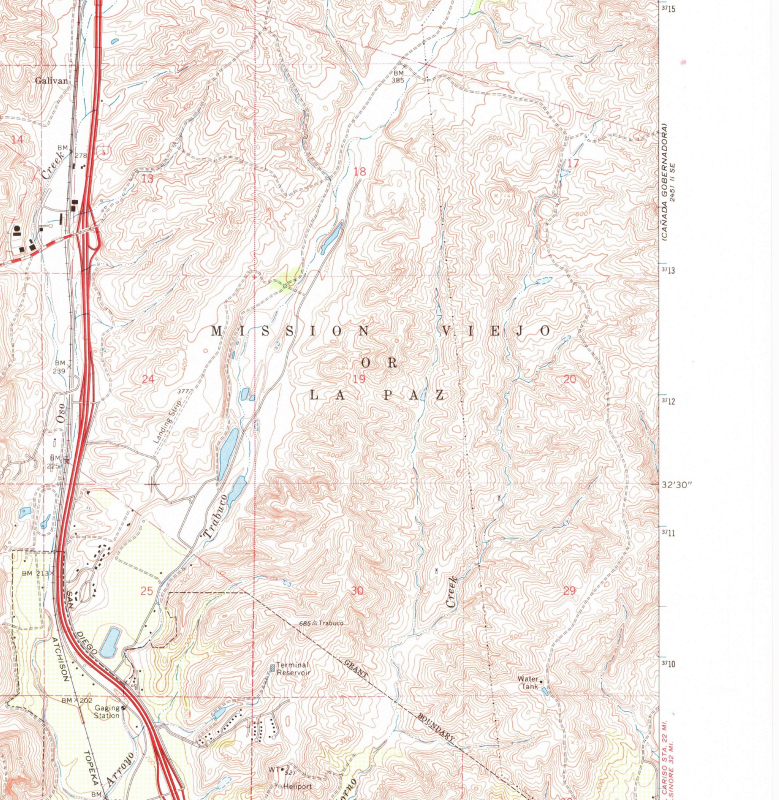
#> input picture research/historical_imagery/03_topo_1968_footprint.jpg, 2336 x 2400 px, found by its file name (shown at 1/3 size)
$ python extract_topo_water.py
#> lines starting #> are read from the running program, lines starting #| are printed output that depends on the picture; after the words box and inside, x2 and y2 are one past the last pixel; in counts of white or black regions, pixels touching at a corner belong together; long printed decimals are rounded
#!/usr/bin/env python3
"""Extract cartographer-drawn water bodies from the 1968 USGS quad.

USGS prints hydrography in a distinct cyan. Thresholding on that ink recovers exactly the
features a field surveyor chose to map — stock ponds, reservoirs, tanks — which is a far
stronger source than blob-detecting an aerial frame. Every polygon returned here was drawn
by a surveyor who visited the ground.

The sheet is cropped to the project footprint, so pixel -> lon/lat is a linear map.
"""
import json, math, os
import numpy as np
from PIL import Image
from scipy import ndimage

ROOT = "/Users/andystavros/Ladera-Ranch"
SRC = os.path.join(ROOT, "research", "historical_imagery", "03_topo_1968_footprint.jpg")
W, E, S, N = -117.680, -117.616, 33.520, 33.575

CLAT, CLON = 33.5467, -117.6403
DLAT, DLON = 1.0/69.0, 1.25/(69.0*math.cos(math.radians(33.5467)))
ZA = (CLON-DLON, CLAT-DLAT, CLON+DLON, CLAT+DLAT)

im = Image.open(SRC).convert("RGB")
#> im is the input picture: PIL image 2336x2400 RGB; mean R, G, B 243, 235, 229.8
a = np.asarray(im).astype(np.int16)
h, w = a.shape[:2]
#> h = 2400; w = 2336
mpp_x = (E-W)*111320*math.cos(math.radians(CLAT))/w
#> mpp_x = 2.54
mpp_y = (N-S)*110540/h
#> mpp_y = 2.53
print(f"sheet {w}x{h}  {mpp_x:.2f} x {mpp_y:.2f} m/px")
#| sheet 2336x2400  2.54 x 2.53 m/px

R, G, B = a[..., 0], a[..., 1], a[..., 2]
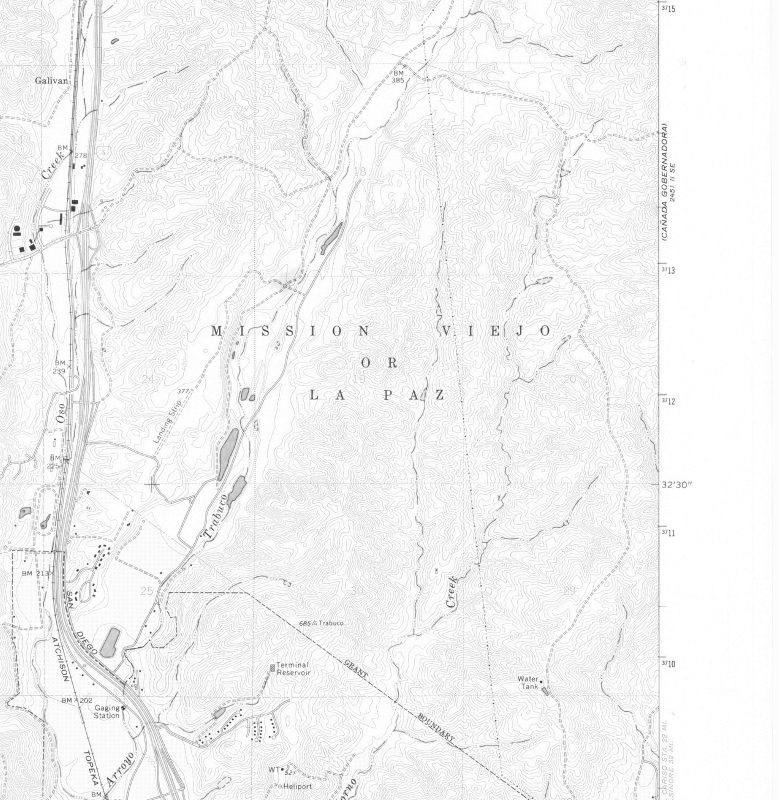
#> R: shape (2400, 2336) int16 (shown at 1/3 size); min 14, max 255, mean 243
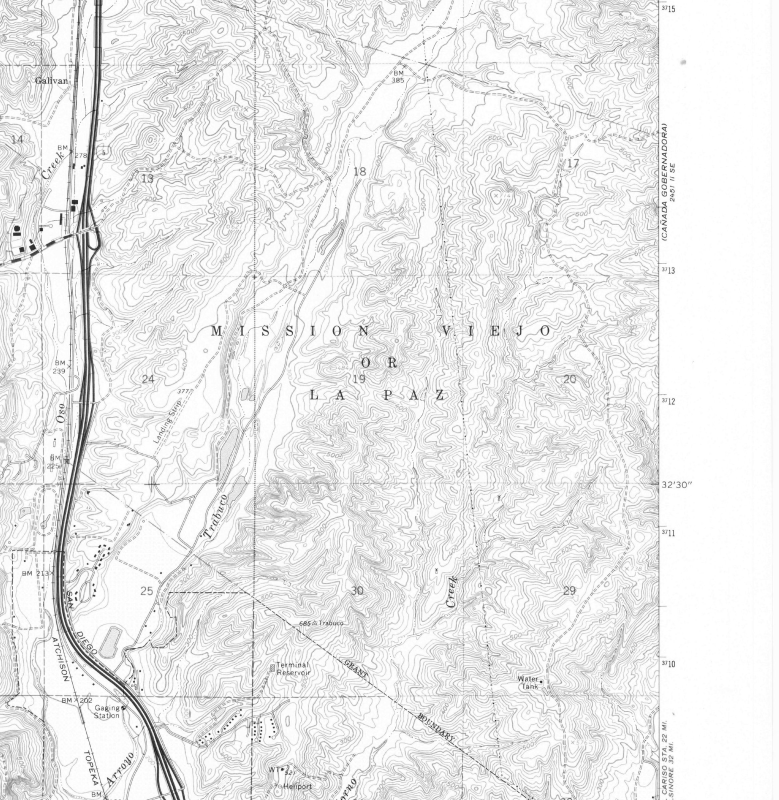
#> G: shape (2400, 2336) int16 (shown at 1/3 size); min 0, max 255, mean 235
# USGS water tint: blue clearly dominant over red, and not the near-white paper.
water = (B - R > 26) & (B - G > 8) & (B > 118) & (R < 215)
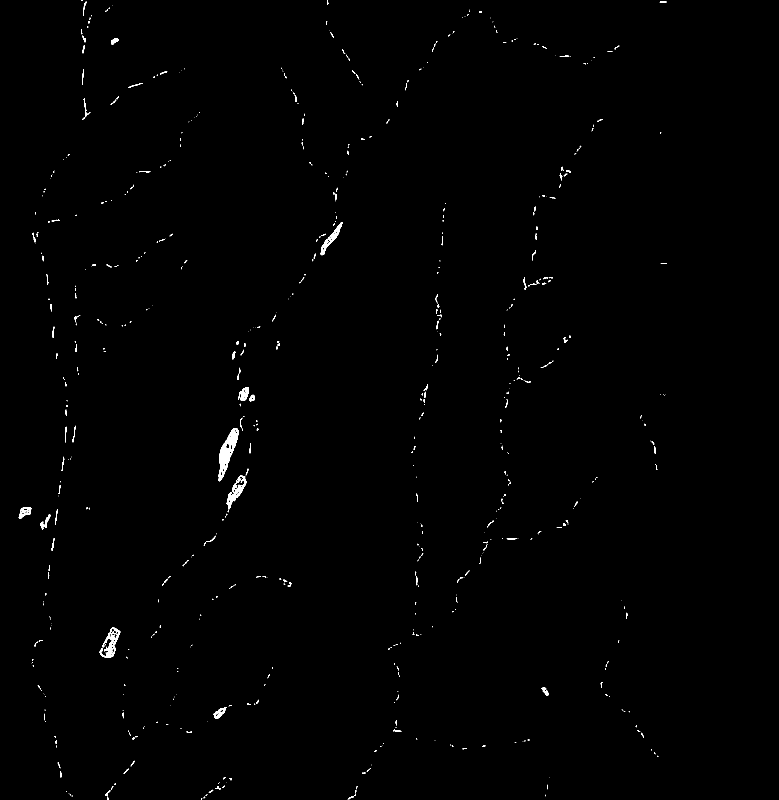
#> water: shape (2400, 2336) bool (shown at 1/3 size); 0.41% white; 682 white regions (479 under 20 px), largest, box (x1, y1, x2, y2) and area: (655, 1284, 716, 1444) 3445, (299, 1882, 361, 1973) 1779, (680, 1426, 740, 1529) 1717
water = ndimage.binary_closing(water, np.ones((3, 3)))
#> water: shape (2400, 2336) bool; 0.44% white; 626 white regions (423 under 20 px), largest, box (x1, y1, x2, y2) and area: (655, 1284, 716, 1444) 3843, (299, 1882, 361, 1973) 2098, (680, 1426, 740, 1529) 1936
water = ndimage.binary_opening(water, np.ones((2, 2)))
#> water: shape (2400, 2336) bool; 0.41% white; 501 white regions (312 under 20 px), largest, box (x1, y1, x2, y2) and area: (655, 1284, 716, 1444) 3843, (299, 1882, 361, 1973) 2076, (680, 1426, 740, 1528) 1925
lab, n = ndimage.label(water)
#> lab: shape (2400, 2336) int32; 516 distinct labels, from 0 to 515
#> n = 515
print(f"raw blue components: {n}")
#| raw blue components: 515

feats, rows = [], []
for i, sl in enumerate(ndimage.find_objects(lab), start=1):
    m = lab[sl] == i
    area_px = int(m.sum())
    area_m2 = area_px * mpp_x * mpp_y
    if area_m2 < 350:                       # drop stream hairlines and print noise
        continue
    hh, ww = m.shape
    elong = max(hh, ww) / max(1, min(hh, ww))
    if elong > 7:                           # a drawn stream line, not an impoundment
        continue
    cy = sl[0].start + ndimage.center_of_mass(m)[0]
    cx = sl[1].start + ndimage.center_of_mass(m)[1]
    lon = W + cx/w*(E-W)
    lat = N - cy/h*(N-S)
    in_a = ZA[0] <= lon <= ZA[2] and ZA[1] <= lat <= ZA[3]
    rows.append({
        "lat": round(float(lat), 5), "lon": round(float(lon), 5),
        "area_m2": int(area_m2), "elongation": round(float(elong), 1),
        "in_zone_a": bool(in_a),
        "length_m": round(max(hh*mpp_y, ww*mpp_x), 0),
    })
#> this loop made 515 passes
#> (area_px, area_m2) on passes 1, 2, 7: (35, 225.4), (47, 302.6), (26, 167.4)
#> after the loop, rows = 41 items

rows.sort(key=lambda r: -r["area_m2"])
print(f"impoundments >=350 m2: {len(rows)}  ({sum(r['in_zone_a'] for r in rows)} inside Zone A)")
#| impoundments >=350 m2: 41  (16 inside Zone A)
for r in rows[:25]:
    print(f"  {'ZONE-A' if r['in_zone_a'] else '      '} {r['lat']:.5f},{r['lon']:.5f}  "
          f"{r['area_m2']:6d} m2  len {r['length_m']:.0f} m")
#> this loop made 25 passes
#|   ZONE-A 33.544,-117.661   24745 m2  len 405 m
#|          33.531,-117.671   13367 m2  len 231 m
#|   ZONE-A 33.541,-117.661   12395 m2  len 258 m
#|   ZONE-A 33.559,-117.653    9111 m2  len 253 m
#|          33.540,-117.678    4855 m2  len 97 m
#|   ZONE-A 33.548,-117.660    4661 m2  len 99 m
#|          33.526,-117.662    3721 m2  len 97 m
#|          33.539,-117.676    2891 m2  len 117 m
#> (further printed lines are left out)

gj = {"type": "FeatureCollection", "features": [
    {"type": "Feature", "geometry": {"type": "Point", "coordinates": [r["lon"], r["lat"]]},
     "properties": {**r, "layer": "topo1968_water", "source": "USGS 7.5' San Juan Capistrano, 1968 ed.",
                    "grade": "A1", "confidence": "Officially reported",
                    "note": "Surface water body as drawn by USGS field survey, 1968"}}
    for r in rows]}
out = os.path.join(ROOT, "data", "geospatial", "topo1968_water.geojson")
json.dump(gj, open(out, "w"), indent=1)
webgeo = os.path.join(ROOT, "apps", "web", "public", "geo", "topo1968_water.geojson")
os.makedirs(os.path.dirname(webgeo), exist_ok=True)
json.dump(gj, open(webgeo, "w"), indent=1)
json.dump(rows, open(os.path.join(ROOT, "research", "historical_imagery", "topo1968_water.json"), "w"), indent=1)
print(f"\nwrote {out}")

$ run again, with research/historical_imagery/02_topo_1949_footprint.jpg copied over research/historical_imagery/03_topo_1968_footprint.jpg
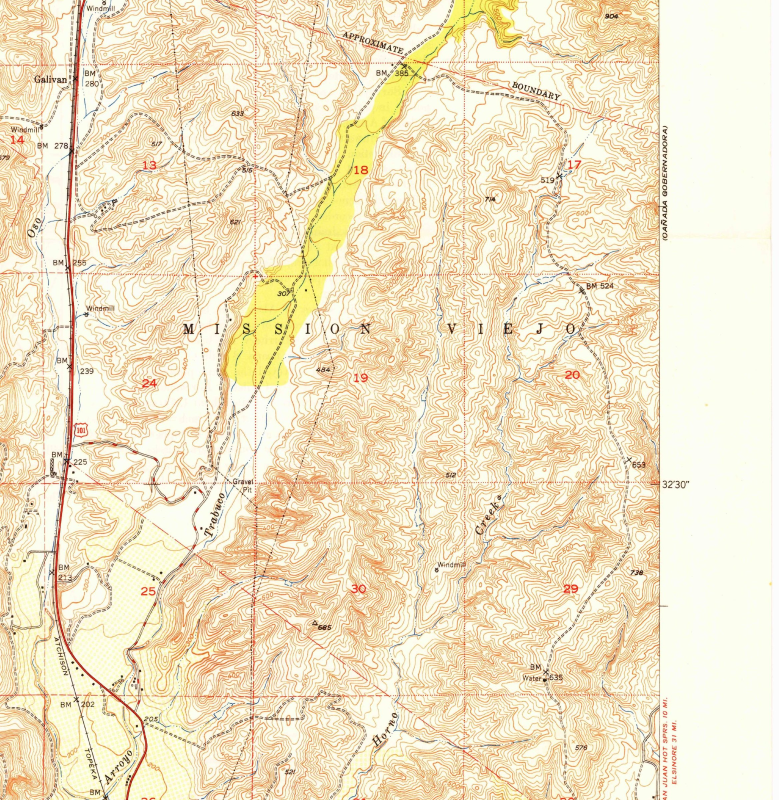
#> input picture research/historical_imagery/02_topo_1949_footprint.jpg, 2337 x 2400 px, found by its file name (shown at 1/3 size)
#> im is the input picture: PIL image 2337x2400 RGB; mean R, G, B 241.3, 228.3, 197.6
#| sheet 2337x2400  2.54 x 2.53 m/px
#> `R, G, B = a[..., 0], a[..., 1], a[..., 2]`:
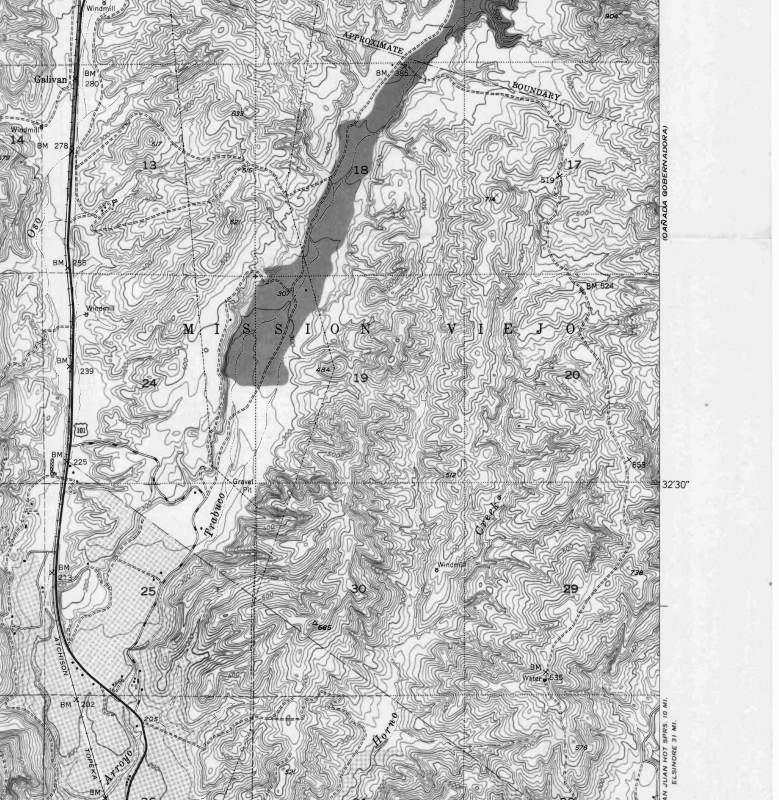
#> B: shape (2400, 2337) int16 (shown at 1/3 size); min 0, max 255, mean 197.6
#> `water = (B - R > 26) & (B - G > 8) & (B > 118) & (R < 215)`:
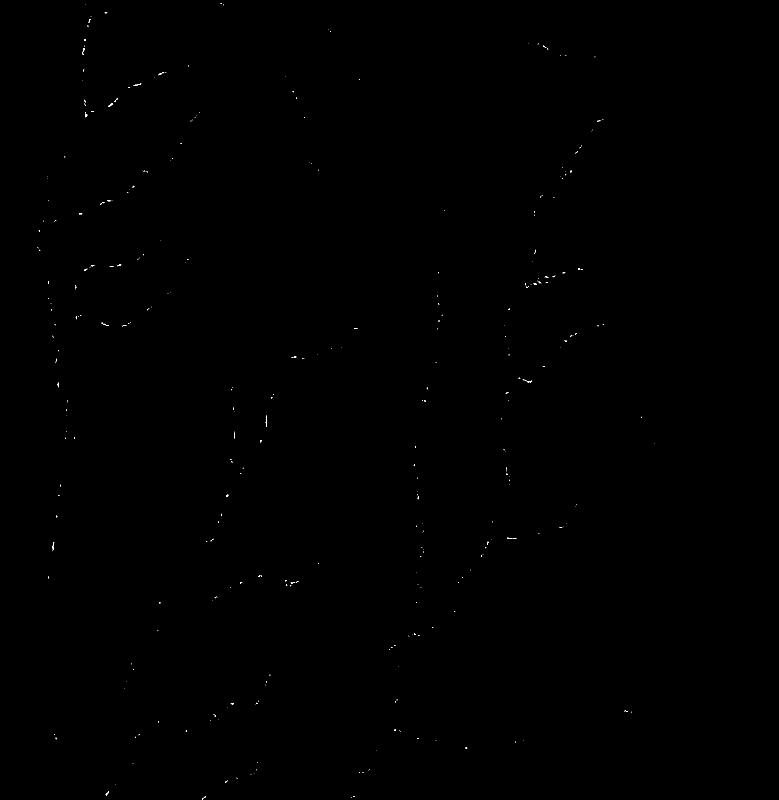
#> water: shape (2400, 2337) bool (shown at 1/3 size); 0.04% white in thin lines or dots, all inside (x1, y1, x2, y2) = (113, 9, 1964, 2398)
#> lab: shape (2400, 2337) int32; 151 distinct labels, from 0 to 150
#> n = 150
#| raw blue components: 150
#> the loop `for i, sl in enumerate(ndimage.find_objects(lab), start=1):` made 150 passes
#> (area_px, area_m2) on passes 3, 6, 9, 13, 14, 19, 21, 22: (25, 160.9), (20, 128.7), (32, 206), (30, 193.1), (53, 341.1), (49, 315.4), (38, 244.6), (21, 135.2)
#> after the loop `for i, sl in enumerate(ndimage.find_objects(lab), start=1):`: rows = []
#| impoundments >=350 m2: 0  (0 inside Zone A)
#> gj = {'type': 'FeatureCollection', 'features': []}

$ run again, with research/historical_imagery/00_timeseries_1948-1974.jpg copied over research/historical_imagery/03_topo_1968_footprint.jpg
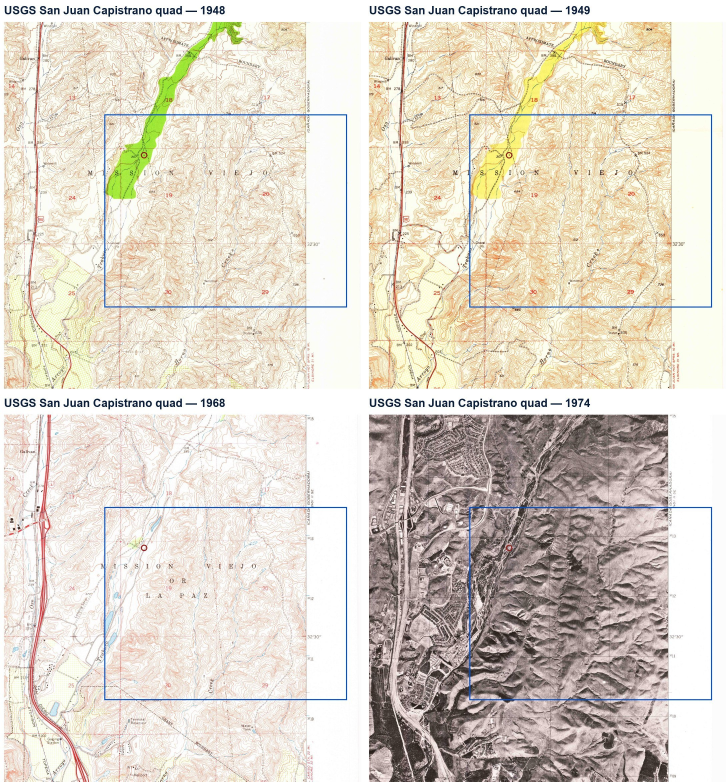
#> input picture research/historical_imagery/00_timeseries_1948-1974.jpg, 2178 x 2344 px, found by its file name (shown at 1/3 size)
#> im is the input picture: PIL image 2178x2344 RGB; mean R, G, B 221.5, 214, 201.6
#| sheet 2178x2344  2.73 x 2.59 m/px
#> `water = (B - R > 26) & (B - G > 8) & (B > 118) & (R < 215)`:
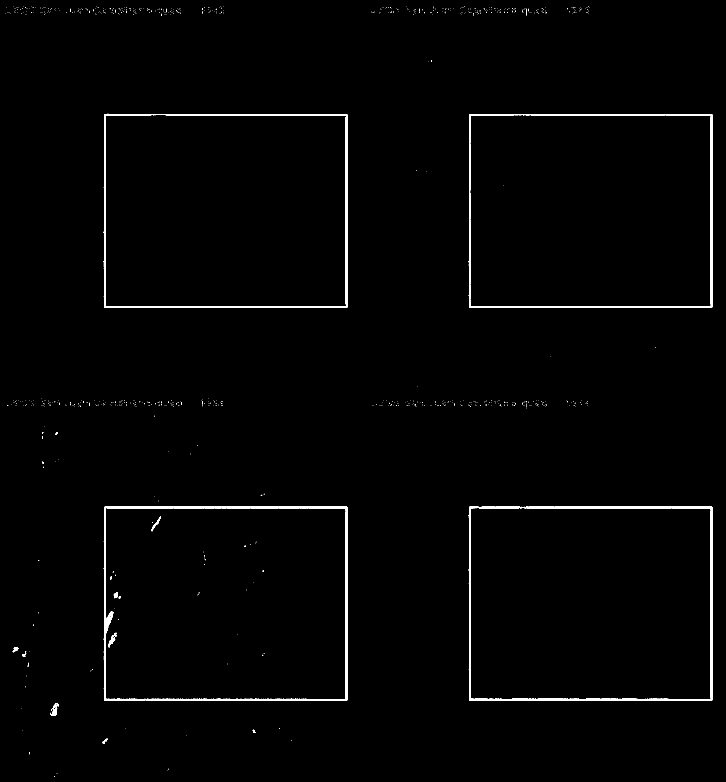
#> water: shape (2344, 2178) bool (shown at 1/3 size); 1% white; 833 white regions (816 under 20 px), largest, box (x1, y1, x2, y2) and area: (1406, 1520, 2137, 2102) 13180, (311, 1519, 1042, 2102) 12994, (311, 341, 1042, 924) 12055
#> `lab, n = ndimage.label(water)`:
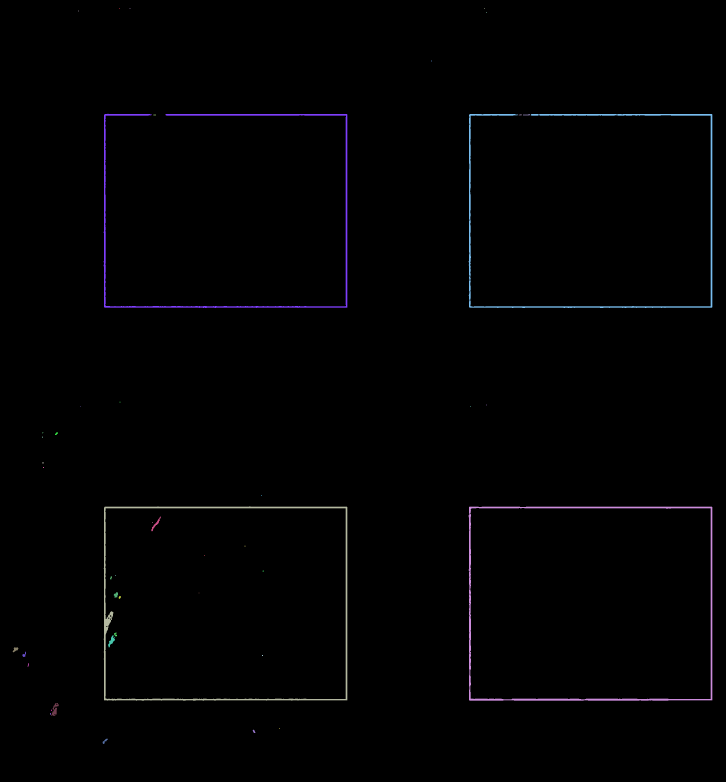
#> lab: shape (2344, 2178) int32 (shown at 1/3 size); 46 distinct labels, from 0 to 45; one colour per label, 0 black
#> n = 45
#| raw blue components: 45
#> the loop `for i, sl in enumerate(ndimage.find_objects(lab), start=1):` made 45 passes
#> (area_px, area_m2, hh, ww, elong, cy, cx, lon) on passes 7, 8, 22, 23, 24, 31, 34, 35: (12142, 85858.3, 583, 731, 1.25, 626.4, 682.3, -117.7), (11785, 83333.9, 582, 731, 1.26, 624.2, 1781.3, -117.6), (13182, 93212.3, 583, 731, 1.25, 1804.7, 659.7, -117.7), (13329, 94251.8, 582, 731, 1.26, 1815.4, 1765.7, -117.6), (249, 1760.7, 44, 29, 1.52, 1572.2, 467.3, -117.7), (142, 1004.1, 17, 13, 1.31, 1784.5, 347.7, -117.7), (54, 381.8, 11, 8, 1.38, 1903, 346.2, -117.7), (303, 2142.6, 36, 21, 1.71, 1922.8, 334.1, -117.7)
#> after the loop `for i, sl in enumerate(ndimage.find_objects(lab), start=1):`: rows = 12 items
#| impoundments >=350 m2: 12  (4 inside Zone A)
#> the loop `for r in rows[:25]:` made 12 passes
#|   ZONE-A 33.532,-117.628   94251 m2  len 1993 m
#|   ZONE-A 33.533,-117.661   93212 m2  len 1993 m
#|   ZONE-A 33.560,-117.660   85858 m2  len 1993 m
#|   ZONE-A 33.560,-117.628   83333 m2  len 1993 m
#|          33.525,-117.675    2729 m2  len 101 m
#> (further printed lines are left out)
